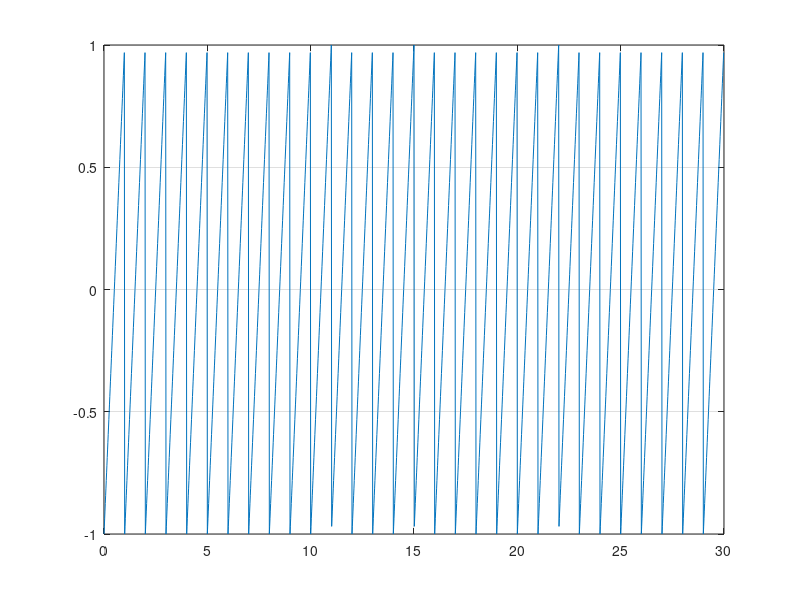
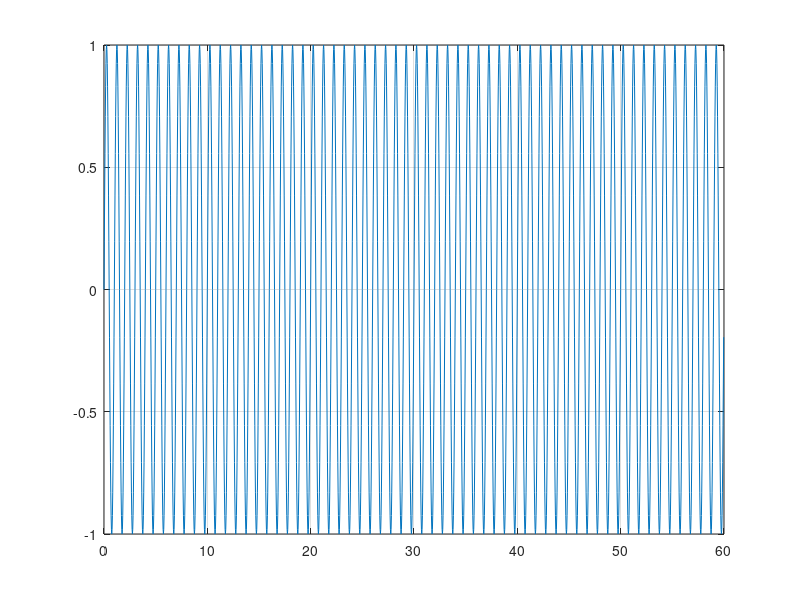

These charts were generated, in order, by the following MATLAB code: (Note: this script raises an error after producing the figures.)
%% triangle wave
np=64;
T=30;
t=linspace(0,T-1/np,T*np);
x = sawtooth(2*pi*t);
plot(t,x)
grid on
saveas(gcf,'trianglex','jpg');
%% Sine wave:                 
np=32;
T=60;
t=linspace(0,T-1/np,T*np);
y = sin(2*pi*t);
plot(t,y)
grid on
saveas(gcf,'siney','jpg');

%% simulate rnn
net = new_rnn(2,15,2);
net = bptt_start(net, 0.1, 0.0, 1);
IP=[x' y']';
[Target, ACT] = simu_rnn(net, IP);

%% a)
%% perform bptt training and error calculation
neti = new_rnn(2,15,2);
neti = bptt_start(neti, 0.1, 0.0, 1);
[neto, AO, AR] = bptt_train(neti, IP, Target, 0);
mse1 = zeros(1,50);
for i=1:50
mse1(i) = MSE_cal(AO(1:2,10*(i-1)+1:10*i), Target(1:2,10*(i-1)+1:10*i));
end;
plot(1:50,mse1);
title('MSE vs. Trajectories')
xlabel('Trajectories*10')
ylabel('MSE during each 10 trajectories')
saveas(gcf,'MSE_a','jpg');

% total mse for 500 tarjectories 
MSE_a = MSE_cal(AO(1:2,1:500), Target(1:2,1:500));

% %% choose number of Hidden PEs
% MSE_m = zeros(1,100);
% for m=1:100
% neti = new_rnn(2,m,2);
% neti = bptt_start(neti, 0.1, 0.0, 1);
% [neto, AO, AR] = bptt_train(neti, IP, Target, 0);
% MSE_m(m) = MSE_cal(AO(1:2,1:500), Target(1:2,1:500));
% end;
% plot(1:100,MSE_m);
% title('MSE vs. Number of PEs in Hidden layer')
% xlabel('Number of PEs')
% ylabel('MSE')
% saveas(gcf,'MSE_PE','jpg');
%% b)
IP100 = IP(1:2,1:100);
Target100 = Target(1:2,1:100);
neti2 = new_rnn(2,15,2);
neti2 = bptt_start(neti2, 0.1, 0.0, 1);
[neto2, AO2, AR2] = bptt_train(neti2, IP100, Target100, 0);
IP400 = IP(1:2,101:500);
Target400 = Target(1:2,100:499);
[neto3, AO3, AR3] = bptt_train(neto2, IP400, Target400, 0);
AO_d = [AO2 AO3];

mse2 = zeros(1,50);
for i=1:50
mse2(i) = MSE_cal(AO_d(1:2,10*(i-1)+1:10*i), Target(1:2,10*(i-1)+1:10*i));
end;
% plot(1:50,mse2);
% title('MSE vs. Trajectories')
% xlabel('Trajectories*10')
% ylabel('MSE during each 10 trajectories')
% saveas(gcf,'MSE_b','jpg');

% total mse for 500 tarjectories 
MSE_b = MSE_cal(AO_d(1:2,1:500), Target(1:2,1:500));

plot(1:50,mse1,'r',1:50,mse2,'b');
title('MSE vs. Trajectories')
xlabel('Trajectories*10')
ylabel('MSE during each 10 trajectories')
legend('Method (a)','Method (b)','Location','NorthEast');
saveas(gcf,'MSE_ab','jpg');
%% halve the period of sine wave 
%% Sine wave:                 
np=32;
T=60;
t=linspace(0,T-1/np,T*np);
y2 = sin(pi*t);
plot(t,y2)
grid on
saveas(gcf,'siney2','jpg');
%% do a) and b)
%% simulate rnn
net = new_rnn(2,15,2);
net = bptt_start(net, 0.1, 0.0, 1);
IP=[x' y2']';
[Target, ACT] = simu_rnn(net, IP);

%% a)
%% perform bptt training and error calculation
neti = new_rnn(2,15,2);
neti = bptt_start(neti, 0.1, 0.0, 1);
[neto, AO, AR] = bptt_train(neti, IP, Target, 0);
mse1 = zeros(1,50);
for i=1:50
mse1(i) = MSE_cal(AO(1:2,10*(i-1)+1:10*i), Target(1:2,10*(i-1)+1:10*i));
end;
plot(1:50,mse1);
title('MSE vs. Trajectories')
xlabel('Trajectories*10')
ylabel('MSE during each 10 trajectories')
saveas(gcf,'MSE_a2','jpg');

% total mse for 500 tarjectories 
MSE_a = MSE_cal(AO(1:2,1:500), Target(1:2,1:500));

IP100 = IP(1:2,1:100);
Target100 = Target(1:2,1:100);
neti2 = new_rnn(2,15,2);
neti2 = bptt_start(neti2, 0.1, 0.0, 1);
[neto2, AO2, AR2] = bptt_train(neti2, IP100, Target100, 0);
IP400 = IP(1:2,101:500);
Target400 = Target(1:2,100:499);
[neto3, AO3, AR3] = bptt_train(neto2, IP400, Target400, 0);
AO_d = [AO2 AO3];

mse2 = zeros(1,50);
for i=1:50
mse2(i) = MSE_cal(AO_d(1:2,10*(i-1)+1:10*i), Target(1:2,10*(i-1)+1:10*i));
end;
% plot(1:50,mse2);
% title('MSE vs. Trajectories')
% xlabel('Trajectories*10')
% ylabel('MSE during each 10 trajectories')
% saveas(gcf,'MSE_b2','jpg');

% total mse for 500 tarjectories 
MSE_b = MSE_cal(AO_d(1:2,1:500), Target(1:2,1:500));

plot(1:50,mse1,'r',1:50,mse2,'b');
title('MSE vs. Trajectories')
xlabel('Trajectories*10')
ylabel('MSE during each 10 trajectories')
legend('Method (a)','Method (b)','Location','NorthEast');
saveas(gcf,'MSE_ab2','jpg');



